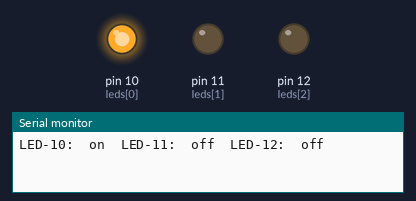
Bench run of a sketch on a simulated Arduino Uno, built with avr-gcc and run on an emulated ATmega328P. On the bench: output pins drawn as LEDs (lit = HIGH), the last lines printed to the serial monitor.

Above: at 0.2 s.
At 0.7 s:
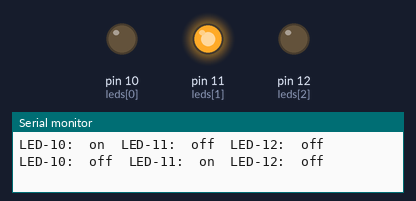
At 2.7 s:
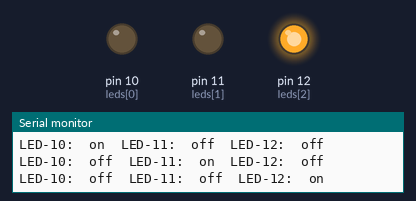
Timing chart, 0 to 3.5 s (numbered marks = the images above):
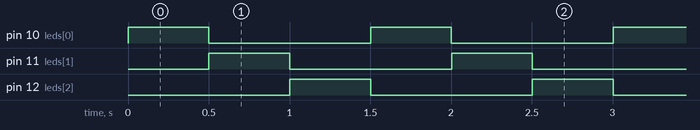

The sketch:

leds.ino
```cpp
int leds[] = {10, 11, 12};  // Указываем выводы для светодиодов

int val = 0;

void setup() {
  Serial.begin(9600);
    for (int led : leds) {
        pinMode(led, OUTPUT);  // Устанавливаем пины на выход
    }
}
void loop() {
    for (int i = 0; i < 3; i++) {
        digitalWrite(leds[i], val == i);
        Serial.print("LED-");
        Serial.print(leds[i]);
        Serial.print(":\t");
        Serial.print(val == i ? "on" : "off");
        Serial.print("\t");
    }
    Serial.println();
    val = ++val % 3;
    delay(500);
}
```

Measured:
- by itself, pin 10 (leds[0]), pin 11 (leds[1]), pin 12 (leds[2]): alternates HIGH for 0.50 s and LOW for 1.0 s
- by itself, everything shown: repeats every 1.5 s, in 3 steps
